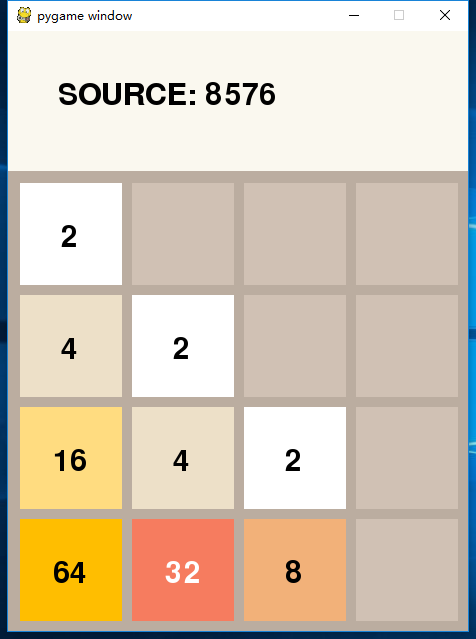
#> input picture 2048/2048.png, 476 x 639 px, given in place of 1.jpg, which was not available
$ python ocr.py
#> lines starting #> are read from the running program, lines starting #| are printed output that depends on the picture; after the words box and inside, x2 and y2 are one past the last pixel; in counts of white or black regions, pixels touching at a corner belong together; pictures that were not available may be replaced by others from this repository, and a replacement may not be noted
from PIL import Image
import pytesseract
import time,os

def binarizing(img,threshold): #input: gray image
    pixdata = img.load()
    w, h = img.size
    for y in range(h):
        for x in range(w):
            if pixdata[x, y] < threshold:
                pixdata[x, y] = 0
            else:
                pixdata[x, y] = 255
    return img
def depoint(img):   #input: gray image
    pixdata = img.load()
    w,h = img.size
    for y in range(1,h-1):
        for x in range(1,w-1):
            count = 0
            if pixdata[x,y-1] > 245:
                count = count + 1
            if pixdata[x,y+1] > 245:
                count = count + 1
            if pixdata[x-1,y] > 245:
                count = count + 1
            if pixdata[x+1,y] > 245:
                count = count + 1
            if count > 2:
                pixdata[x,y] = 255
    return img
def kill_by_process_name_shell(name):
    os.system("taskkill /f /im " + name)
i=1

while i<=306:
    try:

        img=Image.open(r"C:\Users\chauncey\Desktop\image"+"\\"+str(i)+".jpg").convert('L')
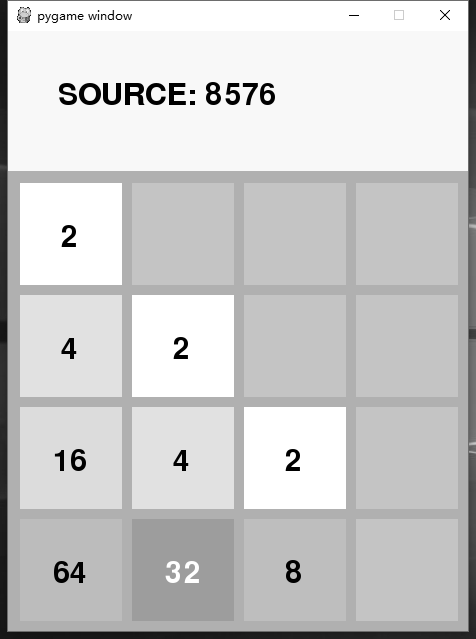
#> img: PIL image 476x639 L; min 0, max 255, mean 204.1
    except:
        continue

    img=binarizing(img,180)
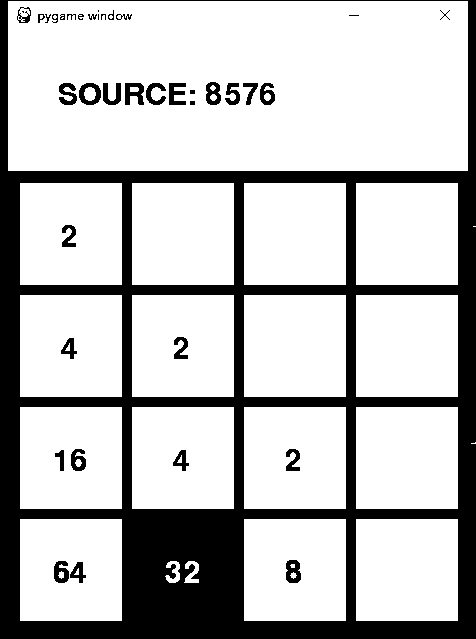
#> img: PIL image 476x639 L; 75.6% white; 39 black regions (5 under 20 px), largest, box (x1, y1, x2, y2) and area: (0, 0, 476, 639) 69519, (125, 83, 144, 105) 283, (79, 83, 101, 105) 268

    img=depoint(img)
#> img: PIL image 476x639 L; 75.7% white; 41 black regions (14 under 20 px), largest, box (x1, y1, x2, y2) and area: (0, 0, 476, 639) 69518, (125, 83, 144, 105) 283, (79, 83, 101, 105) 268
    time.sleep(1)
    img.show()
    img=depoint(img)
#> (the run stopped early here; a loop or call above may not have finished)

$ run again, on 2048/2048over.png
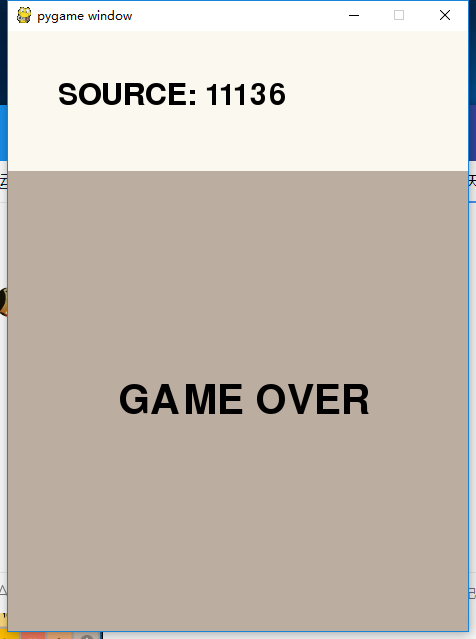
#> input picture 2048/2048over.png, 476 x 639 px, given in place of 1.jpg, which was not available
#> `img=binarizing(img,180)`:
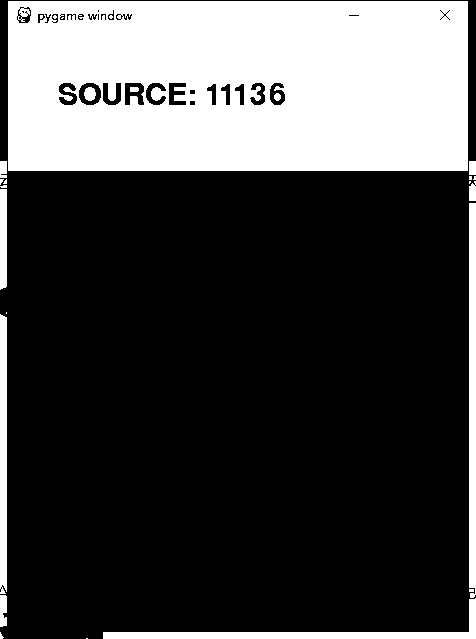
#> img: PIL image 476x639 L; 27.7% white; 26 white regions (14 under 20 px), largest, box (x1, y1, x2, y2) and area: (8, 1, 468, 171) 75295, (103, 598, 476, 639) 2843, (469, 203, 476, 598) 2725
#> `img=depoint(img)`:
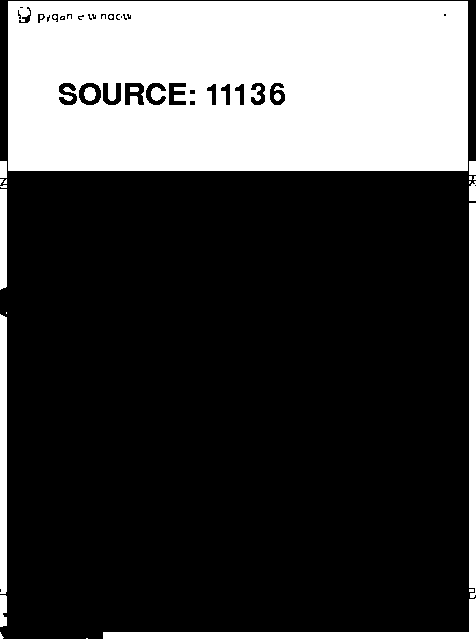
#> img: PIL image 476x639 L; 27.8% white; 26 white regions (14 under 20 px), largest, box (x1, y1, x2, y2) and area: (8, 1, 468, 171) 75415, (103, 598, 476, 639) 2843, (469, 203, 476, 598) 2726
